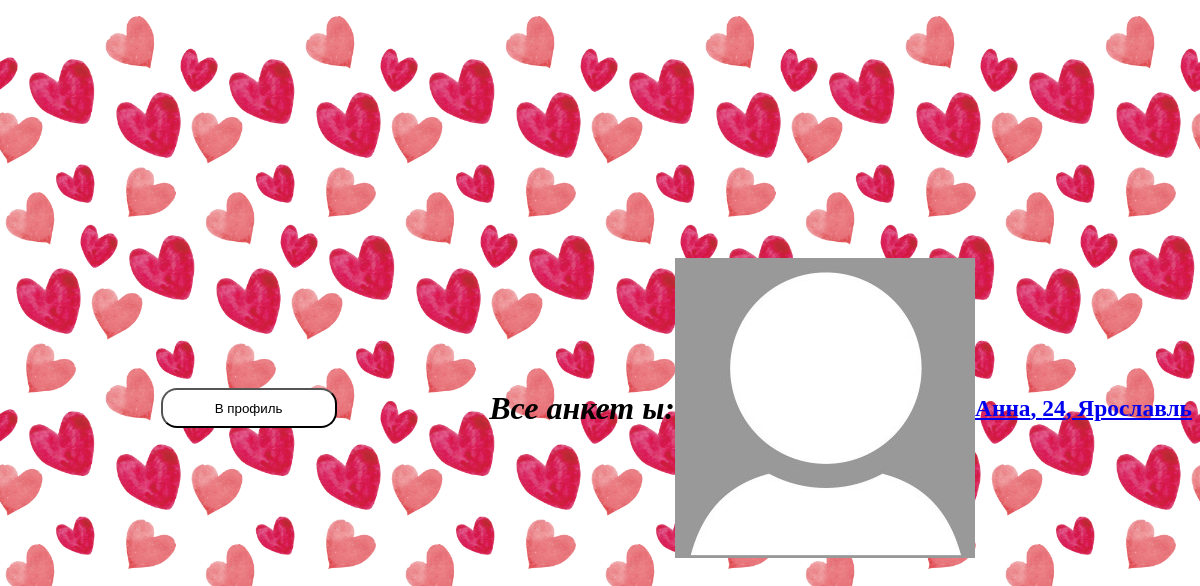
Screenshot of /searching/ (signed in) with the database file from the repository.
### searching/models.py (models this page shows, shortened)
class Profile(models.Model):
    genders = (
        ('Парень', 'Парень'),
        ('Девушка', 'Девушка')
    )
    point_of_searching_list = (
        ('Отношения', 'Отношения'),
        ('Свидания', 'Свидания'),
        ('Дружба', 'Дружба'),
        ('Общение', 'Общение'),
    )
    name = models.CharField ('Имя', max_length=50)
    avatar = models.ImageField ('Фото', upload_to='photos/users', default='photos/users/default_avatar.jpg')
    age = models.IntegerField("Возраст")
    gender = models.CharField ("Пол", choices=genders, max_length=30, default=genders[0])
    point_of_searching = models.CharField ("Цель знакомства", choices=point_of_searching_list, max_length=30, default=point_of_searching_list[0])
    city = models.CharField ('Город', max_length=100, default="Не указано")
    description = models.TextField ('О себе', max_length=50)
    social = models.CharField ('Ссылка на соцсеть', max_length=50, default='@name')
    user = models.ForeignKey(User, verbose_name='Автор анкеты', on_delete=models.CASCADE)
    age_search_min = models.IntegerField("Возраст поиска (от)", default=16)
    age_search_max = models.IntegerField("Возраст поиска (до)", default=100)
    class Meta:
        verbose_name = "Анкета"
        verbose_name_plural = "Анкеты"

### searching/views.py (the view)
# urls.py: path('', views.ProfileViewAllFiltered.as_view(), name='profiles'), #все профили с фильтром
class ProfileViewAllFiltered(View):
    def get(self, request):
        profiles = Profile.objects.all()
        profiles_filtered = []
        filterinfo = makefilters(request.user.username)
        for profile in profiles:
            searching_gender = 'Девушка'
            searching_city = filterinfo['city']
            user_profile = Profile.objects.get(pk=filterinfo['profileid'])
            if filterinfo['gender'] == 'Девушка':
                searching_gender = 'Парень'
            if (profile.gender == searching_gender and
                profile.city == searching_city and
                user_profile.age_search_min<=profile.age<=user_profile.age_search_max):
                profiles_filtered.append (profile)
        return render (request, 'searching/searching.html', {'profile_list': profiles_filtered})

### searching/views.py (called while the page is built)
def makefilters(username):
    profiles = Profile.objects.all()
    for profile in profiles:
        if profile.user.username == username:
            return {'profileid':profile.id,'city':profile.city, 'gender': profile.gender}

### templates/searching/searching.html (shortened to what this page needs)
{% load static %}
<!DOCTYPE HTML>
<html>
	<head>
        <link rel="stylesheet" href="{% static 'css/registration.css' %}" type="text/css">
    </head>
    <body style="font-size: 20px;">
        <button onclick="location.href='/searching/myprofile'">В профиль</button>
        <h1>Все анкет ы: </h1>
        {% for profile in profile_list %}
        <img src="{{profile.avatar.url}}"  style="max-width: 30%;">
        <a href="{{profile.id}}"><h3>{{profile.name}}, {{profile.age}}, {{profile.city}}</h3></a>
        {% endfor %}
    </body>
</html>

### static/css/registration.css (style rules this page uses)
html { height: 100%; }
body { display: flex; justify-content: center; align-items: center; height: 100%; background-image: url(Background_Hearts.jpg); background-size: 50%; }
h1 { font-size: 4vh; font-family: COMIC SANS MS; text-align: center; font-style: oblique; }
button { margin: auto; width: 22vh; height: 5vh; border-width: 0.35vh; background-color: white; border-radius: 2vh; border-style: outset; }

### rows the page displays
Profile: avatar (placeholder picture), name "Анна", age "24", city "Ярославль"
